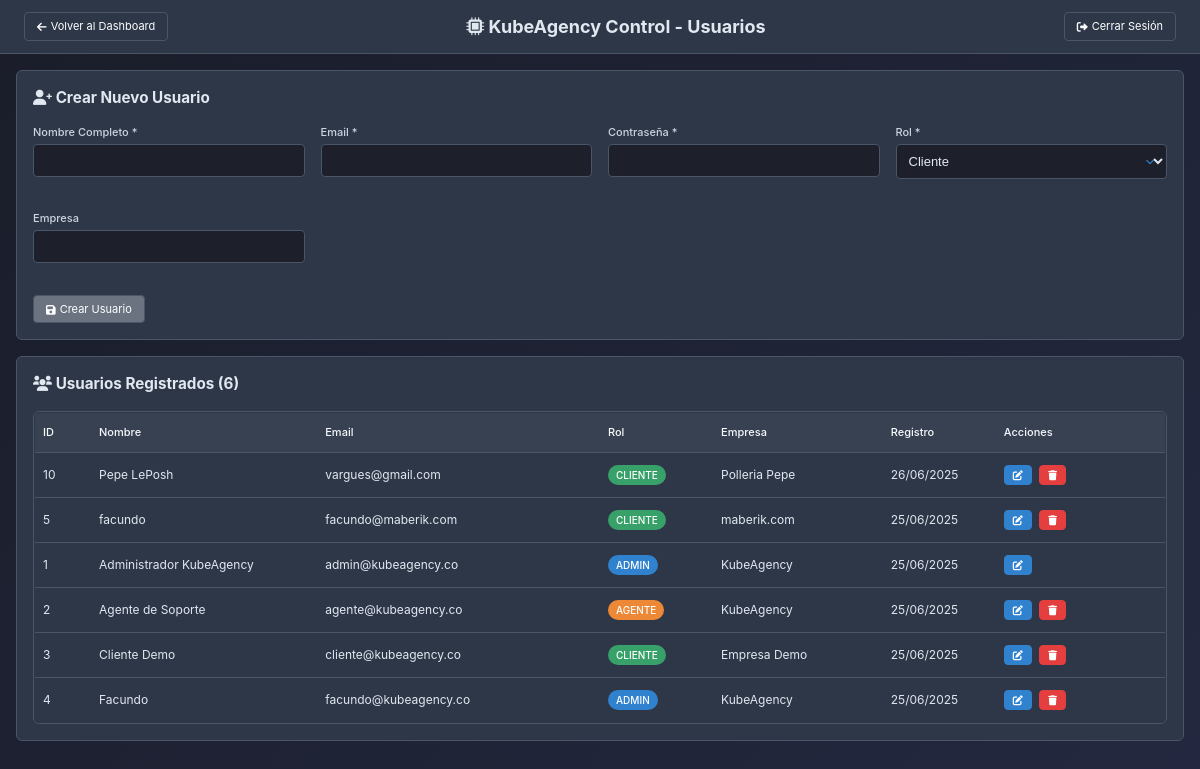
The page /usuarios.php (signed in) on the database its author committed.
### tables this page shows
CREATE TABLE `users` (
  `id` int(11) NOT NULL AUTO_INCREMENT,
  `name` varchar(100) NOT NULL,
  `email` varchar(100) NOT NULL,
  `password` varchar(255) NOT NULL,
  `role` enum('admin','agente','cliente') NOT NULL DEFAULT 'cliente',
  `company` varchar(100) DEFAULT NULL,
  `phone` varchar(20) DEFAULT NULL,
  `status` enum('activo','inactivo') DEFAULT 'activo',
  `created_at` timestamp NOT NULL DEFAULT current_timestamp(),
  `updated_at` timestamp NOT NULL DEFAULT current_timestamp() ON UPDATE current_timestamp(),
  PRIMARY KEY (`id`),
  UNIQUE KEY `email` (`email`)
);

### usuarios.php (the view, shortened to what this page needs)
<?php
$host = 'localhost';
$dbname = 'sistema_tickets_kube';
$username = 'root';
$password = '';
try {
    $pdo = new PDO("mysql:host=$host;dbname=$dbname;charset=utf8mb4", $username, $password);
    $pdo->setAttribute(PDO::ATTR_ERRMODE, PDO::ERRMODE_EXCEPTION);
} catch(PDOException $e) {
    die("Error de conexión: " . $e->getMessage());
}
$stmt = $pdo->query("SELECT * FROM users ORDER BY created_at DESC");
$usuarios = $stmt->fetchAll();
?>
<!DOCTYPE html>
<html lang="es">
<head>
    <link href="https://cdnjs.cloudflare.com/ajax/libs/font-awesome/6.0.0/css/all.min.css" rel="stylesheet">
</head>
<body>
    <div class="header">
        <div>
            <a href="index.php" class="btn btn-secondary">
                <i class="fas fa-arrow-left"></i> Volver al Dashboard
            </a>
        </div>
        <h2><i class="fas fa-microchip"></i> KubeAgency Control - Usuarios</h2>
        <div>
            <a href="logout.php" class="btn btn-secondary">
                <i class="fas fa-sign-out-alt"></i> Cerrar Sesión
            </a>
        </div>
    </div>
    <div class="container">
        <div class="card">
            <h3 style="margin-bottom: 1rem;">
                <i class="fas fa-user-plus"></i> Crear Nuevo Usuario
            </h3>
            <form method="POST">
                <div class="form-grid">
                    <div class="form-group">
                        <label for="name">Nombre Completo *</label>
                        <input type="text" id="name" name="name" required>
                    </div>
                    <div class="form-group">
                        <label for="email">Email *</label>
                        <input type="email" id="email" name="email" required>
                    </div>
                    <div class="form-group">
                        <label for="user_password">Contraseña *</label>
                        <input type="password" id="user_password" name="user_password" required>
                    </div>
                    <div class="form-group">
                        <label for="role">Rol *</label>
                        <select id="role" name="role" required>
                            <option value="cliente">Cliente</option>
                        </select>
                    </div>
                    <div class="form-group">
                        <label for="company">Empresa</label>
                        <input type="text" id="company" name="company">
                    </div>
                </div>
                <button type="submit" class="btn">
                    <i class="fas fa-save"></i> Crear Usuario
                </button>
            </form>
        </div>
        <div class="card">
            <h3 style="margin-bottom: 1rem;">
                <i class="fas fa-users"></i> Usuarios Registrados (<?php echo count($usuarios); ?>)
            </h3>
            <div class="table-container">
                <table class="table users-table">
                    <thead>
                        <tr>
                            <th style="width: 5%;">ID</th>
                            <th style="width: 20%;">Nombre</th>
                            <th style="width: 25%;">Email</th>
                            <th style="width: 10%;">Rol</th>
                            <th style="width: 15%;">Empresa</th>
                            <th style="width: 10%;">Registro</th>
                            <th style="width: 15%;">Acciones</th>
                        </tr>
                    </thead>
                    <tbody>
                        <?php foreach ($usuarios as $usuario): ?>
                            <tr>
                                <td><?php echo $usuario['id']; ?></td>
                                <td><?php echo htmlspecialchars($usuario['name']); ?></td>
                                <td><?php echo htmlspecialchars($usuario['email']); ?></td>
                                <td>
                                    <span class="role-badge role-<?php echo $usuario['role']; ?>">
                                        <?php echo ucfirst($usuario['role']); ?>
                                    </span>
                                </td>
                                <td><?php echo htmlspecialchars($usuario['company'] ?? '-'); ?></td>
                                <td><?php echo date('d/m/Y', strtotime($usuario['created_at'])); ?></td>
                                <td class="actions-column">
                                    <button class="btn btn-sm btn-edit" onclick="editUser(<?php echo htmlspecialchars(json_encode($usuario)); ?>)">
                                        <i class="fas fa-edit"></i>
                                    </button>
                                    <?php if ($usuario['id'] != $_SESSION['user_id']): ?>
                                        <button class="btn btn-sm btn-delete" onclick="confirmDelete(<?php echo $usuario['id']; ?>, '<?php echo htmlspecialchars($usuario['name']); ?>')">
                                            <i class="fas fa-trash"></i>
                                        </button>
                                    <?php endif; ?>
                                </td>
                            </tr>
                        <?php endforeach; ?>
                    </tbody>
                </table>
            </div>
        </div>
    </div>
</body>
</html>

### usuarios.php (style rules this page uses)
* { margin: 0; padding: 0; box-sizing: border-box; }
body { font-family: 'Inter', -apple-system, BlinkMacSystemFont, 'Segoe UI', sans-serif; background: #1a1d29; min-height: 100vh; color: #e2e8f0; font-size: 13px; line-height: 1.4; }
body::before { content: ''; position: fixed; top: 0; left: 0; width: 100%; height: 100%; background: linear-gradient(135deg, #1a1d29 0%, #232840 100%); z-index: -1; }
.header { background: #2d3748; padding: 0.75rem 1.5rem; display: flex; justify-content: space-between; align-items: center; border-bottom: 1px solid #4a5568; font-size: 12px; }
.header a { color: white; text-decoration: none; }
.container { max-width: 1400px; margin: 0 auto; padding: 1rem; }
.card { background: #2d3748; border-radius: 6px; padding: 1rem; border: 1px solid #4a5568; margin-bottom: 1rem; }
.form-grid { display: grid; grid-template-columns: repeat(auto-fit, minmax(250px, 1fr)); gap: 1rem; margin-bottom: 1rem; }
.table-container { overflow-x: auto; border-radius: 6px; border: 1px solid #4a5568; }
.role-badge { padding: 0.25rem 0.5rem; border-radius: 12px; font-size: 10px; font-weight: 500; text-transform: uppercase; }
.role-admin { background: #3182ce; color: white; }
.role-agente { background: #ed8936; color: white; }
.role-cliente { background: #38a169; color: white; }
.users-table { background: #2d3748; border: 1px solid #4a5568; border-radius: 4px; overflow: hidden; width: 100%; table-layout: fixed; }
.table { width: 100%; border-collapse: collapse; font-size: 12px; }
.table th, .table td { padding: 0.75rem 0.5rem; text-align: left; border-bottom: 1px solid #4a5568; word-wrap: break-word; overflow: hidden; text-overflow: ellipsis; }
.table th { background: #374151; color: #f7fafc; font-weight: 500; font-size: 11px; }
.table td { color: #e2e8f0; }
.btn { padding: 0.375rem 0.75rem; border: 1px solid #4a5568; border-radius: 4px; background: #6b7280; color: white; text-decoration: none; font-size: 11px; font-weight: 400; cursor: pointer; transition: background-color 0.2s ease; display: inline-flex; align-items: center; gap: 0.25rem; font-family: inherit; }
.btn-secondary { background: transparent; border: 1px solid #4a5568; color: #cbd5e0; }
.form-group { margin-bottom: 1rem; }
.form-group label { display: block; margin-bottom: 0.25rem; color: #cbd5e0; font-size: 11px; font-weight: 500; }
.form-group input, .form-group select { width: 100%; padding: 0.5rem; border: 1px solid #4a5568; border-radius: 4px; background: rgba(26, 27, 35, 0.8); color: #e2e8f0; font-size: 13px; transition: border-color 0.2s ease; }
.form-group select { background-position: right 0.5rem center; background-repeat: no-repeat; background-size: 1rem; padding-right: 2rem; }
.form-group select option { background: #1a1d29; color: #e2e8f0; }
.btn-sm { padding: 0.25rem 0.5rem; font-size: 10px; margin-right: 0.25rem; }
.btn-edit { background: #3182ce; border-color: #3182ce; }
.btn-delete { background: #e53e3e; border-color: #e53e3e; }
.actions-column { white-space: nowrap; }

### rows shown on the page
users: id "10", name "Pepe LePosh", email "vargues@gmail.com", role "CLIENTE", company "Polleria Pepe", created_at "26/06/2025"
users: id "5", name "facundo", email "facundo@maberik.com", role "CLIENTE", company "maberik.com", created_at "25/06/2025"
users: id "1", name "Administrador KubeAgency", email "admin@kubeagency.co", role "ADMIN", company "KubeAgency", created_at "25/06/2025"
users: id "2", name "Agente de Soporte", email "agente@kubeagency.co", role "AGENTE", company "KubeAgency", created_at "25/06/2025"
users: id "3", name "Cliente Demo", email "cliente@kubeagency.co", role "CLIENTE", company "Empresa Demo", created_at "25/06/2025"
users: id "4", name "Facundo", email "facundo@kubeagency.co", role "ADMIN", company "KubeAgency", created_at "25/06/2025"

### other values the page prints
count($usuarios) "6"
